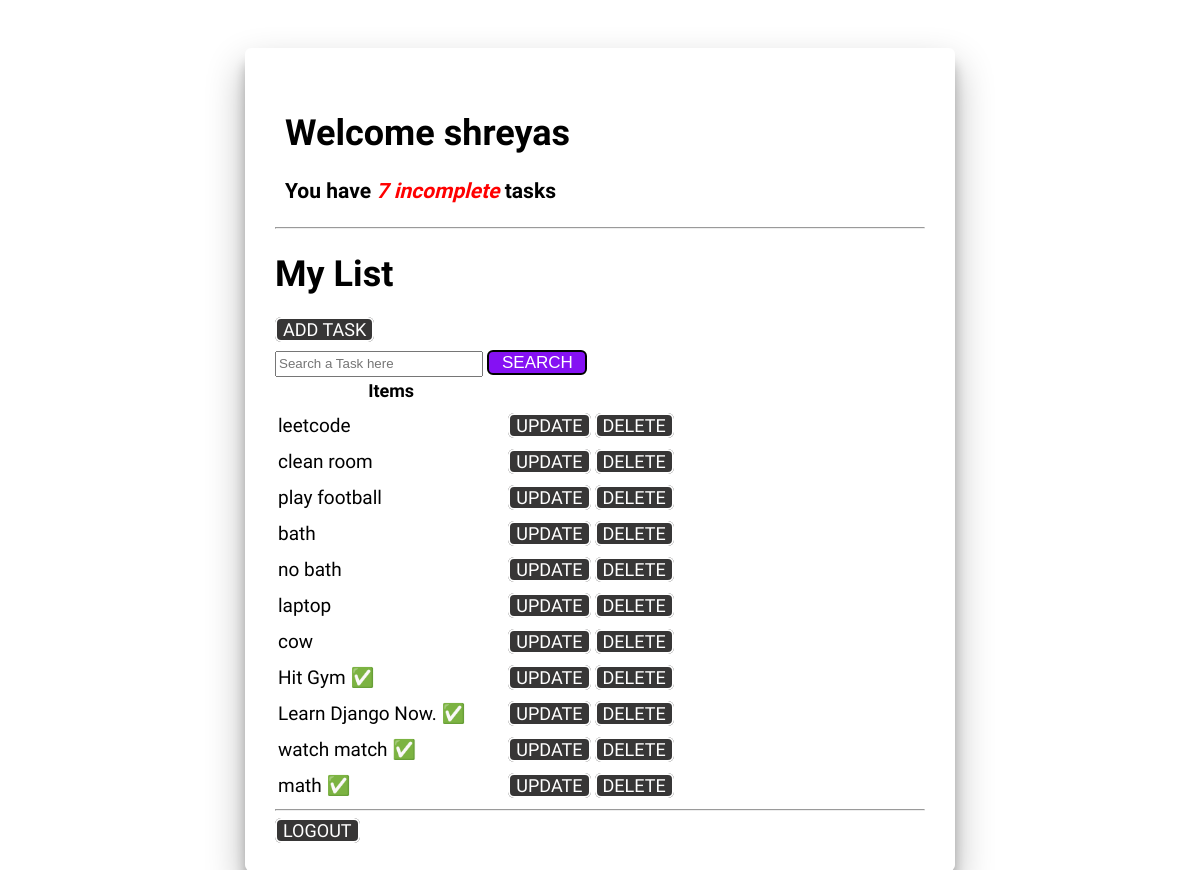
The app's page / (signed in) with its own data.
### base/models.py (models this page shows, shortened)
class Task(models.Model):
    user = models.ForeignKey(User, on_delete=models.CASCADE,null=True,blank=True)
    title = models.CharField(max_length= 100)
    description = models.TextField(null= True, blank=True)
    complete = models.BooleanField(default= False)
    created = models.DateTimeField(auto_now_add=True )
    class Meta:
        ordering = ['complete']

### base/views.py (the view)
# urls.py: path('',TaskList.as_view(),name='tasks'),
class TaskList(LoginRequiredMixin,ListView):
    model = Task
    context_object_name = 'tasks'
    def get_context_data(self, **kwargs):
        context = super().get_context_data(**kwargs)
        context['tasks'] = context['tasks'].filter(user=self.request.user)
        context['count'] = context['tasks'].filter(complete=False).count()
        search_input = self.request.GET.get('search-area') or ''
        if search_input:
            context['tasks'] = context['tasks'].filter(title__startswith = search_input)
        context['search_input'] = search_input
        return context

### base/templates/base/task_list.html
{% extends 'base/main.html' %}
{% block content %}
    <div class="header-bar">
        <div>
            <h1>Welcome {{request.user}}</h1>
            <h3 style="margin: 0;">You have <i>{{count}} incomplete</i> tasks</h3>
        </div>
    </div>
    <hr>
    <h1>My List</h1>
    <a href="{%url 'task-create'%}" class="addTask">Add Task</a>
 <form  method="GET" class="search">
        <input type="text" name="search-area" value="{{search_input}}" placeholder="Search a Task here">
       <input type="submit" value="Search" class="button" >
    </form>
    <table>
        <tr>
            <th>Items</th>
            <th></th>
            <th></th>
            <th></th>
        </tr>
        {% for task in tasks%}
        <tr>
            {% if task.complete %}
            <td class="tasks-name">{{task.title }} &#9989</td>
            <td><a href="{%url 'task-update' task.id%}">Update</a></td>
            <td><a href="{%url 'task-delete' task.id%}">Delete</a></td>
            {% else %}
            <td class="tasks-name">{{task.title}}</td>
            <td><a href="{%url 'task-update' task.id%}">Update</a></td>
            <td><a href="{%url 'task-delete' task.id%}">Delete</a></td>
        </tr>
        {% endif %}
    {% empty %}
        <h3>No items</h3>
    {%endfor %}
    </table>
    <hr>
    {% if request.user.is_authenticated%}
    <a href="{%url 'logout'%}" class="logout-button">Logout</a>
    {% else%}
    <a href="{%url 'login'%}" >Login</a>
    {%endif%}
{% endblock %}

### base/templates/base/main.html (shortened to what this page needs)
<!DOCTYPE html>
<html lang="en">
<head>
</head>
<body>
    <div class="container">
        {% block content%}
        {%endblock%}
    </div>
</body>
</html>

### base/templates/base/main.html (style rules this page uses)
body { font-family: "Reddit Sans", sans-serif; font-optical-sizing: auto; font-weight: 400; font-style: normal; padding-top: 40px; font-size: large; }
a { color: white; background-color: rgb(55, 54, 54); border: 2px solid ; border-radius: 6px; text-decoration: none; padding: 0px 6px; text-transform: uppercase; width: 100px; height: 50px; }
td { padding-top: 10px; }
.search { padding-top: 10px; }
.container { max-width: 650px; margin: auto; padding: 30px; border-radius: 6px; box-shadow: rgba(0, 0, 0, 0.3) 0px 19px 38px, rgba(0, 0, 0, 0.22) 0px 15px 12px; }
hr { color: black; }
.header-bar { display: flex; justify-content: space-between; color:black; padding: 10px; border-radius: 2px; padding-bottom: 15px; }
input { width: 200px; height: 20px; }
.button { width: 100px; height: 25px; font-size: 17px; background-color: rgb(133, 17, 243); color: white; text-transform: uppercase; border: 2px solid black; border-radius: 6px; }
i { color: red; }
.tasks-name { color: black; font-size: 19px; padding-right: 40px; }

### records on screen
Task: title "leetcode"
Task: title "clean room"
Task: title "play football"
Task: title "bath"
Task: title "no bath"
Task: title "laptop"
Task: title "cow"
Task: title "Hit Gym"
Task: title "Learn Django Now."
Task: title "watch match"
Task: title "math"

### other values on screen
{{ request.user }} "shreyas"
{{ count }} "7"
